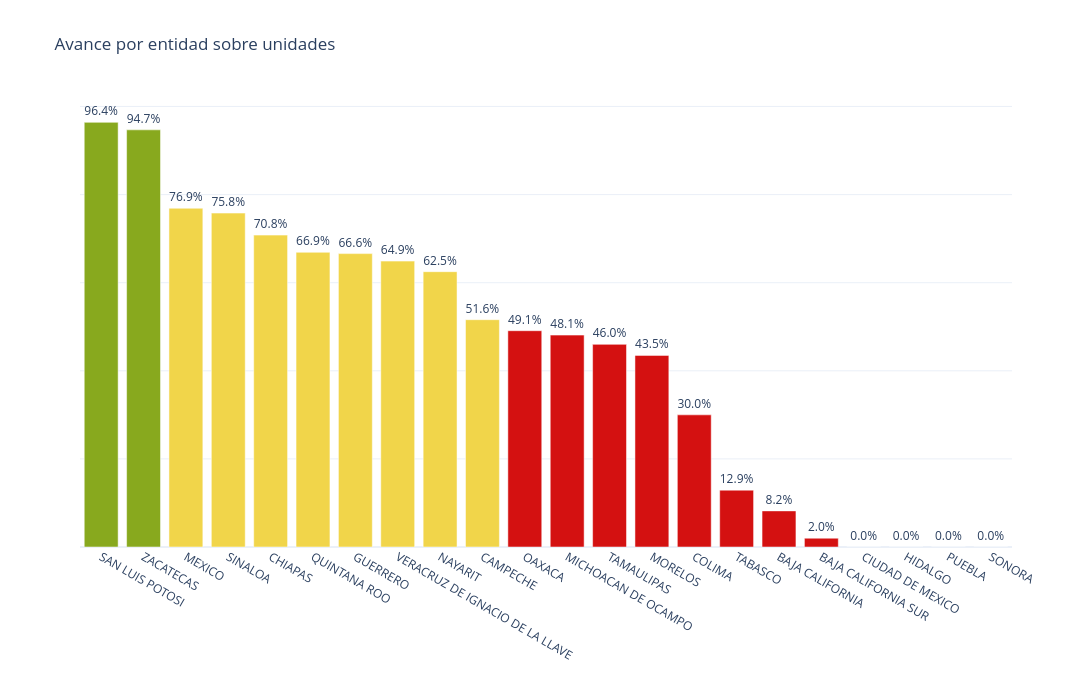

The notebook cell this image was saved under:
### Markdown cell above
## graficas

### Code cell
import plotly.express as px

# Tabla base para la grafica
tabla = tabla_avance.sort_values("porcentaje", ascending=False).copy()

# Lista de CLUES faltantes por entidad para hover
faltantes_hover = (
    faltantes_por_estados
    .groupby("entidad")["clues_imb"]
    .apply(lambda s: "<br>".join(sorted(s.astype(str).unique())))
    .reset_index(name="clues_faltantes_hover")
)

tabla = tabla.merge(faltantes_hover, on="entidad", how="left")
tabla["clues_faltantes_hover"] = tabla["clues_faltantes_hover"].fillna("Sin CLUES faltantes")

# Semaforo de colores
tabla["color"] = tabla["porcentaje"].apply(
    lambda p:
        "#0D5D2A" if p == 100 else
        "#88A91E" if p >= 80 else
        "#F1D54A" if p >= 50 else
        "#D41111"
)

fig = px.bar(
    tabla,
    x="entidad",
    y="porcentaje",
    text="porcentaje",
    title="Avance por entidad sobre unidades",
    custom_data=["clues_faltantes_hover"]
)

fig.update_traces(
    marker_color=tabla["color"],
    texttemplate="%{text:.1f}%",
    textposition="outside",
    hovertemplate="<b>%{x}</b><br>CLUES faltantes:<br>%{customdata[0]}<extra></extra>"
)

fig.update_yaxes(showticklabels=False)

fig.update_layout(
    xaxis_title="",
    yaxis_title="",
    template="plotly_white",
    width=1200,
    height=700
)

fig.show()

### Figure 1 — Plotly figure (JSON) as saved in the notebook; plotly's stock layout.template omitted (floating-point values rounded to 4 significant figures)
{"data": [{"customdata": [["SPIMB001944"], ["ZSIMB001624"], ["MCIMB000902<br>MCIMB000931<br>MCIMB000984<br>MCIMB001001<br>MCIMB001276<br>MCIMB001713<br>MCIMB002075<br>MCIMB002080<br>MCIMB002092<br>MCIMB002104<br>MCIMB002116<br>MCIMB002121<br>MCIMB002133<br>MCIMB002150<br>MCIMB002162<br>MCIMB002174<br>MCIMB002186<br>MCIMB002203<br>MCIMB002430<br>MCIMB002442<br>MCIMB002454<br>MCIMB002466<br>MCIMB002471<br>MCIMB002483<br>MCIMB002495<br>MCIMB002500<br>MCIMB002524<br>MCIMB002536<br>MCIMB003854<br>MCIMB003912<br>MCIMB003982<br>MCIMB005382<br>MCIMB006596<br>MCIMB006613<br>MCIMB006765<br>MCIMB008025<br>MCIMB008054<br>MCIMB008066<br>MCIMB008071<br>MCIMB008865<br>MCIMB008870<br>MCIMB008882<br>MCIMB008906<br>MCIMB009010<br>MCIMB009244<br>MCIMB009355<br>MCIMB009565<br>MCIMB009570<br>MCIMB009582<br>MCIMB010026<br>MCIMB011093"], ["SLIMB000586<br>SLIMB000755<br>SLIMB000760<br>SLIMB000801<br>SLIMB000813<br>SLIMB001402<br>SLIMB001472<br>SLIMB001781<br>SLIMB001793<br>SLIMB001805<br>SLIMB002201<br>SLIMB002283<br>SLIMB002353<br>SLIMB002662<br>SLIMB003012<br>SLIMB003041"], ["CSIMB000076<br>CSIMB001522<br>CSIMB001604<br>CSIMB001621<br>CSIMB002246<br>CSIMB004573<br>CSIMB004882"], ["QRIMB000042<br>QRIMB000095<br>QRIMB000100<br>QRIMB000165<br>QRIMB000223<br>QRIMB000264<br>QRIMB000281<br>QRIMB000310<br>QRIMB000334<br>QRIMB000404<br>QRIMB000486<br>QRIMB000532<br>QRIMB000590<br>QRIMB000602<br>QRIMB000614<br>QRIMB000643<br>QRIMB000672<br>QRIMB000696<br>QRIMB000725<br>QRIMB000742<br>QRIMB000754<br>QRIMB000824<br>QRIMB000836<br>QRIMB000841<br>QRIMB000911<br>QRIMB000935<br>QRIMB000940<br>QRIMB000952<br>QRIMB001005<br>QRIMB001010<br>QRIMB001121<br>QRIMB001162<br>QRIMB001186<br>QRIMB001244<br>QRIMB001273<br>QRIMB001302<br>QRIMB001442<br>QRIMB001553<br>QRIMB001594<br>QRIMB001681<br>QRIMB001746<br>QRIMB001751<br>QRIMB001763<br>QRIMB001915"], ["GRIMB000041<br>GRIMB000065<br>GRIMB000070<br>GRIMB000082<br>GRIMB000164<br>GRIMB000193<br>GRIMB000234<br>GRIMB000251<br>GRIMB000263<br>GRIMB000280<br>GRIMB000374<br>GRIMB000386<br>GRIMB000473<br>GRIMB000642<br>GRIMB000666<br>GRIMB000671<br>GRIMB000683<br>GRIMB000695<br>GRIMB000700<br>GRIMB000712<br>GRIMB000724<br>GRIMB000736<br>GRIMB000741<br>GRIMB000753<br>GRIMB000765<br>GRIMB000770<br>GRIMB000782<br>GRIMB000794<br>GRIMB000806<br>GRIMB000840<br>GRIMB000881<br>GRIMB000893<br>GRIMB001091<br>GRIMB001214<br>GRIMB001330<br>GRIMB001366<br>GRIMB001412<br>GRIMB001424<br>GRIMB001506<br>GRIMB001511<br>GRIMB001523<br>GRIMB001535<br>GRIMB001540<br>GRIMB001552<br>GRIMB001564<br>GRIMB001634<br>GRIMB001646<br>GRIMB001651<br>GRIMB001721<br>GRIMB001856<br>GRIMB001861<br>GRIMB001873<br>GRIMB001926<br>GRIMB001931<br>GRIMB001996<br>GRIMB002141<br>GRIMB002182<br>GRIMB002194<br>GRIMB002206<br>GRIMB002211<br>GRIMB002281<br>GRIMB002293<br>GRIMB002305<br>GRIMB002310<br>GRIMB002322<br>GRIMB002334<br>GRIMB002346<br>GRIMB002351<br>GRIMB002363<br>GRIMB002375<br>GRIMB002380<br>GRIMB002392<br>GRIMB002404<br>GRIMB002416<br>GRIMB002421<br>GRIMB002445<br>GRIMB002450<br>GRIMB002462<br>GRIMB002491<br>GRIMB002561<br>GRIMB002573<br>GRIMB002585<br>GRIMB002590<br>GRIMB002602<br>GRIMB002614<br>GRIMB002631<br>GRIMB002643<br>GRIMB002713<br>GRIMB002976<br>GRIMB002981<br>GRIMB002993<br>GRIMB003220<br>GRIMB003244<br>GRIMB003256<br>GRIMB003261<br>GRIMB003326<br>GRIMB003360<br>GRIMB003384<br>GRIMB003466<br>GRIMB003495<br>GRIMB003635<br>GRIMB003640<br>GRIMB003652<br>GRIMB003693<br>GRIMB003734<br>GRIMB003990<br>GRIMB004113<br>GRIMB004183<br>GRIMB004620<br>GRIMB004632<br>GRIMB004801<br>GRIMB004953<br>GRIMB005303<br>GRIMB005571<br>GRIMB005583<br>GRIMB005595<br>GRIMB005600<br>GRIMB005612<br>GRIMB005624<br>GRIMB005636<br>GRIMB005682<br>GRIMB005694<br>GRIMB005706<br>GRIMB005711<br>GRIMB005723<br>GRIMB005735<br>GRIMB005740<br>GRIMB006172<br>GRIMB006336<br>GRIMB006353<br>GRIMB006394<br>GRIMB006411<br>GRIMB006423<br>GRIMB006505<br>GRIMB006510<br>GRIMB006522<br>GRIMB006534<br>GRIMB006546<br>GRIMB006563<br>GRIMB006575<br>GRIMB006621<br>GRIMB006645<br>GRIMB006674<br>GRIMB006703<br>GRIMB006773<br>GRIMB007036<br>GRIMB007053<br>GRIMB007111<br>GRIMB007123<br>GRIMB007135<br>GRIMB007700<br>GRIMB007794<br>GRIMB007806<br>GRIMB007811<br>GRIMB007823<br>GRIMB007835<br>GRIMB007975<br>GRIMB008156<br>GRIMB008173<br>GRIMB008190<br>GRIMB008214<br>GRIMB008226<br>GRIMB008313<br>GRIMB008325<br>GRIMB008383<br>GRIMB008400<br>GRIMB008412<br>GRIMB008424<br>GRIMB008494<br>GRIMB008511<br>GRIMB008540<br>GRIMB008605<br>GRIMB008646<br>GRIMB008651<br>GRIMB008680<br>GRIMB008704<br>GRIMB008861<br>GRIMB008914<br>GRIMB008955<br>GRIMB008972<br>GRIMB009025<br>GRIMB009165<br>GRIMB009170<br>GRIMB009211<br>GRIMB009235<br>GRIMB009293<br>GRIMB009305<br>GRIMB009375<br>GRIMB009404<br>GRIMB009416<br>GRIMB009655<br>GRIMB009660<br>GRIMB009725<br>GRIMB010413<br>GRIMB010454<br>GRIMB010466<br>GRIMB010483<br>GRIMB010565"], ["VZIMB000633<br>VZIMB000843<br>VZIMB000855<br>VZIMB000860<br>VZIMB000872<br>VZIMB001140<br>VZIMB001770<br>VZIMB002371<br>VZIMB002383<br>VZIMB003375<br>VZIMB003392<br>VZIMB003404<br>VZIMB003445<br>VZIMB003450<br>VZIMB003783<br>VZIMB004273<br>VZIMB005550<br>VZIMB005586<br>VZIMB005591<br>VZIMB005615<br>VZIMB006426<br>VZIMB006431<br>VZIMB007020<br>VZIMB007032<br>VZIMB007633<br>VZIMB008543<br>VZIMB008700"], ["NTIMB000423<br>NTIMB000435<br>NTIMB000440<br>NTIMB000464<br>NTIMB000481<br>NTIMB000493<br>NTIMB000505<br>NTIMB001012<br>NTIMB001094<br>NTIMB001251<br>NTIMB001263<br>NTIMB001321<br>NTIMB001350<br>NTIMB001362<br>NTIMB001391<br>NTIMB001420<br>NTIMB001461<br>NTIMB001601<br>NTIMB001625<br>NTIMB001782<br>NTIMB001794"], ["CCIMB000085<br>CCIMB000090<br>CCIMB000114<br>CCIMB000126<br>CCIMB000464<br>CCIMB000476<br>CCIMB000481<br>CCIMB000493<br>CCIMB000592<br>CCIMB000645<br>CCIMB000650<br>CCIMB000790<br>CCIMB000814<br>CCIMB000826<br>CCIMB000872"], ["OCIMB000024<br>OCIMB000922<br>OCIMB000934<br>OCIMB001395<br>OCIMB001412<br>OCIMB001540<br>OCIMB001552<br>OCIMB001576<br>OCIMB001605<br>OCIMB001955<br>OCIMB002416<br>OCIMB002742<br>OCIMB003582<br>OCIMB004241<br>OCIMB005286<br>OCIMB005484<br>OCIMB005974<br>OCIMB006184<br>OCIMB006592<br>OCIMB006621<br>OCIMB007490<br>OCIMB007526<br>OCIMB007770<br>OCIMB008750<br>OCIMB009112<br>OCIMB009590<br>OCIMB009614"], ["MNIMB000131<br>MNIMB000580<br>MNIMB001205<br>MNIMB001345<br>MNIMB001456<br>MNIMB001502<br>MNIMB001526<br>MNIMB001531<br>MNIMB001543<br>MNIMB002366<br>MNIMB002482<br>MNIMB002914<br>MNIMB002955<br>MNIMB004010"], ["TSIMB000111<br>TSIMB000222<br>TSIMB000321<br>TSIMB000391<br>TSIMB000485<br>TSIMB000613<br>TSIMB000753<br>TSIMB000765<br>TSIMB000770<br>TSIMB000782<br>TSIMB000794<br>TSIMB000806<br>TSIMB000811<br>TSIMB000823<br>TSIMB001074<br>TSIMB001120<br>TSIMB001156<br>TSIMB001173<br>TSIMB001185<br>TSIMB001190<br>TSIMB001272<br>TSIMB001296<br>TSIMB001301<br>TSIMB001313<br>TSIMB001325<br>TSIMB001330<br>TSIMB001342<br>TSIMB001354<br>TSIMB001366<br>TSIMB001441<br>TSIMB001453<br>TSIMB001692<br>TSIMB001716<br>TSIMB001721<br>TSIMB001733<br>TSIMB001762<br>TSIMB001774<br>TSIMB001791<br>TSIMB001803<br>TSIMB001815<br>TSIMB001960<br>TSIMB001972<br>TSIMB001984<br>TSIMB002001<br>TSIMB002013<br>TSIMB002025<br>TSIMB002030<br>TSIMB002042<br>TSIMB002054<br>TSIMB002100<br>TSIMB002124<br>TSIMB002153<br>TSIMB002165<br>TSIMB002235<br>TSIMB002281<br>TSIMB002346<br>TSIMB002375<br>TSIMB002380<br>TSIMB002392<br>TSIMB002503<br>TSIMB002515<br>TSIMB002556<br>TSIMB002573<br>TSIMB002993<br>TSIMB003022<br>TSIMB003034<br>TSIMB003092<br>TSIMB003116<br>TSIMB003121<br>TSIMB003133<br>TSIMB003162<br>TSIMB003174<br>TSIMB003186<br>TSIMB003191<br>TSIMB003203<br>TSIMB003215<br>TSIMB003220<br>TSIMB003232<br>TSIMB003273<br>TSIMB003471<br>TSIMB003565"], ["MSIMB000304<br>MSIMB000333<br>MSIMB000374<br>MSIMB000403<br>MSIMB000415<br>MSIMB000420<br>MSIMB000456<br>MSIMB000461<br>MSIMB000502<br>MSIMB000531<br>MSIMB000543<br>MSIMB000555<br>MSIMB000560<br>MSIMB000584<br>MSIMB000596<br>MSIMB000700<br>MSIMB000712<br>MSIMB000736<br>MSIMB000741<br>MSIMB000765<br>MSIMB000811<br>MSIMB001226<br>MSIMB002095<br>MSIMB002276<br>MSIMB002281<br>MSIMB002375"], ["CMIMB000260<br>CMIMB000296<br>CMIMB000482<br>CMIMB000494<br>CMIMB000506<br>CMIMB000511<br>CMIMB000523<br>CMIMB000535<br>CMIMB000540<br>CMIMB000564<br>CMIMB000576<br>CMIMB000581<br>CMIMB000593<br>CMIMB000622<br>CMIMB000634<br>CMIMB000651<br>CMIMB000680<br>CMIMB000692<br>CMIMB000704<br>CMIMB000716<br>CMIMB000721<br>CMIMB000733<br>CMIMB000750<br>CMIMB000762<br>CMIMB000774<br>CMIMB000791<br>CMIMB000803<br>CMIMB000815<br>CMIMB000820<br>CMIMB000955<br>CMIMB000984<br>CMIMB001001<br>CMIMB001013<br>CMIMB001025<br>CMIMB001030<br>CMIMB001042<br>CMIMB001054<br>CMIMB001066<br>CMIMB001095<br>CMIMB001124<br>CMIMB001293<br>CMIMB001305"], ["TCIMB000045<br>TCIMB000050<br>TCIMB000062<br>TCIMB000074<br>TCIMB000086<br>TCIMB000091<br>TCIMB000120<br>TCIMB000144<br>TCIMB000156<br>TCIMB000161<br>TCIMB000173<br>TCIMB000185<br>TCIMB000535<br>TCIMB000540<br>TCIMB000552<br>TCIMB000564<br>TCIMB000576<br>TCIMB000593<br>TCIMB000610<br>TCIMB000622<br>TCIMB000634<br>TCIMB000646<br>TCIMB000651<br>TCIMB000663<br>TCIMB000680<br>TCIMB000692<br>TCIMB000704<br>TCIMB000721<br>TCIMB000733<br>TCIMB000745<br>TCIMB000750<br>TCIMB000820<br>TCIMB000832<br>TCIMB000844<br>TCIMB000856<br>TCIMB000861<br>TCIMB000873<br>TCIMB000885<br>TCIMB000890<br>TCIMB000926<br>TCIMB000943<br>TCIMB000960<br>TCIMB001001<br>TCIMB001013<br>TCIMB001030<br>TCIMB001042<br>TCIMB001054<br>TCIMB001100<br>TCIMB001124<br>TCIMB001165<br>TCIMB001170<br>TCIMB001182<br>TCIMB001206<br>TCIMB001223<br>TCIMB001235<br>TCIMB001264<br>TCIMB002746<br>TCIMB002780<br>TCIMB002903<br>TCIMB003154<br>TCIMB003270<br>TCIMB003381<br>TCIMB003603<br>TCIMB003620<br>TCIMB003632<br>TCIMB003644<br>TCIMB003661<br>TCIMB003690<br>TCIMB003702<br>TCIMB003714<br>TCIMB003726<br>TCIMB003731<br>TCIMB003743<br>TCIMB003755<br>TCIMB003760<br>TCIMB003784<br>TCIMB003796<br>TCIMB003813<br>TCIMB003825<br>TCIMB003900<br>TCIMB003912<br>TCIMB003924<br>TCIMB003936<br>TCIMB004134<br>TCIMB004233<br>TCIMB004286<br>TCIMB004315<br>TCIMB004320<br>TCIMB004385<br>TCIMB004402<br>TCIMB004414<br>TCIMB004426<br>TCIMB004455<br>TCIMB004460<br>TCIMB004496<br>TCIMB004501<br>TCIMB004525<br>TCIMB004542<br>TCIMB004554<br>TCIMB004566<br>TCIMB004571<br>TCIMB004595<br>TCIMB004600<br>TCIMB004665<br>TCIMB004694<br>TCIMB004706<br>TCIMB004740<br>TCIMB004752<br>TCIMB004846<br>TCIMB004991<br>TCIMB005126<br>TCIMB005336<br>TCIMB005370<br>TCIMB005411<br>TCIMB005510"], ["BCIMB000051<br>BCIMB000063<br>BCIMB000075<br>BCIMB000104<br>BCIMB000116<br>BCIMB000121<br>BCIMB000133<br>BCIMB000162<br>BCIMB000186<br>BCIMB000191<br>BCIMB000285<br>BCIMB000372<br>BCIMB000384<br>BCIMB000396<br>BCIMB000401<br>BCIMB000413<br>BCIMB000425<br>BCIMB000430<br>BCIMB000442<br>BCIMB000454<br>BCIMB000466<br>BCIMB000471<br>BCIMB000483<br>BCIMB000495<br>BCIMB000594<br>BCIMB000606<br>BCIMB000635<br>BCIMB000640<br>BCIMB000693<br>BCIMB000845<br>BCIMB000850<br>BCIMB000862<br>BCIMB000874<br>BCIMB000886<br>BCIMB000891<br>BCIMB000903<br>BCIMB000915<br>BCIMB000920<br>BCIMB000932<br>BCIMB000944<br>BCIMB000956<br>BCIMB000961<br>BCIMB000973<br>BCIMB000985<br>BCIMB001002<br>BCIMB001014<br>BCIMB001026<br>BCIMB001031<br>BCIMB001043<br>BCIMB001055<br>BCIMB001060<br>BCIMB001072<br>BCIMB001096<br>BCIMB001101<br>BCIMB001270<br>BCIMB001410<br>BCIMB001446<br>BCIMB001451<br>BCIMB001475<br>BCIMB001504<br>BCIMB001516<br>BCIMB001521<br>BCIMB001620<br>BCIMB001661<br>BCIMB001731<br>BCIMB001755<br>BCIMB001760"], ["BSIMB000013<br>BSIMB000025<br>BSIMB000054<br>BSIMB000066<br>BSIMB000071<br>BSIMB000083<br>BSIMB000095<br>BSIMB000100<br>BSIMB000112<br>BSIMB000136<br>BSIMB000153<br>BSIMB000165<br>BSIMB000170<br>BSIMB000182<br>BSIMB000194<br>BSIMB000206<br>BSIMB000211<br>BSIMB000235<br>BSIMB000264<br>BSIMB000276<br>BSIMB000281<br>BSIMB000293<br>BSIMB000305<br>BSIMB000310<br>BSIMB000322<br>BSIMB000334<br>BSIMB000351<br>BSIMB000363<br>BSIMB000375<br>BSIMB000380<br>BSIMB000392<br>BSIMB000404<br>BSIMB000416<br>BSIMB000421<br>BSIMB000433<br>BSIMB000445<br>BSIMB000450<br>BSIMB000462<br>BSIMB000474<br>BSIMB000486<br>BSIMB000491<br>BSIMB000515<br>BSIMB000532<br>BSIMB000684<br>BSIMB000696<br>BSIMB000701<br>BSIMB000725<br>BSIMB000730<br>BSIMB000771<br>BSIMB000800"], ["DFIMB000055<br>DFIMB000060<br>DFIMB000072<br>DFIMB000084<br>DFIMB000096<br>DFIMB000101<br>DFIMB000113<br>DFIMB000125<br>DFIMB000130<br>DFIMB000154<br>DFIMB000166<br>DFIMB000171<br>DFIMB000195<br>DFIMB000200<br>DFIMB000212<br>DFIMB000224<br>DFIMB000236<br>DFIMB000241<br>DFIMB000253<br>DFIMB000265<br>DFIMB000270<br>DFIMB000282<br>DFIMB000294<br>DFIMB000306<br>DFIMB000311<br>DFIMB000323<br>DFIMB000335<br>DFIMB000340<br>DFIMB000364<br>DFIMB000376<br>DFIMB000381<br>DFIMB000393<br>DFIMB000405<br>DFIMB000463<br>DFIMB000475<br>DFIMB000480<br>DFIMB000492<br>DFIMB000504<br>DFIMB000516<br>DFIMB000521<br>DFIMB000533<br>DFIMB000545<br>DFIMB000550<br>DFIMB000562<br>DFIMB000574<br>DFIMB000586<br>DFIMB000591<br>DFIMB000603<br>DFIMB000615<br>DFIMB000620<br>DFIMB000632<br>DFIMB000644<br>DFIMB000656<br>DFIMB000661<br>DFIMB000673<br>DFIMB000685<br>DFIMB000690<br>DFIMB000702<br>DFIMB000714<br>DFIMB000726<br>DFIMB000731<br>DFIMB000743<br>DFIMB000755<br>DFIMB000772<br>DFIMB000784<br>DFIMB000796<br>DFIMB000801<br>DFIMB000813<br>DFIMB000854<br>DFIMB000871<br>DFIMB000883<br>DFIMB000895<br>DFIMB000900<br>DFIMB000912<br>DFIMB000924<br>DFIMB000936<br>DFIMB000941<br>DFIMB000953<br>DFIMB000965<br>DFIMB000970<br>DFIMB000982<br>DFIMB000994<br>DFIMB001006<br>DFIMB001011<br>DFIMB001023<br>DFIMB001035<br>DFIMB001040<br>DFIMB001052<br>DFIMB001076<br>DFIMB001081<br>DFIMB001093<br>DFIMB001105<br>DFIMB001122<br>DFIMB001134<br>DFIMB001146<br>DFIMB001262<br>DFIMB001274<br>DFIMB001286<br>DFIMB001291<br>DFIMB001303<br>DFIMB001320<br>DFIMB001332<br>DFIMB001344<br>DFIMB001356<br>DFIMB001361<br>DFIMB001373<br>DFIMB001390<br>DFIMB001402<br>DFIMB001426<br>DFIMB001443<br>DFIMB001455<br>DFIMB001472<br>DFIMB001484<br>DFIMB001496<br>DFIMB001501<br>DFIMB001513<br>DFIMB001525<br>DFIMB001530<br>DFIMB001542<br>DFIMB001554<br>DFIMB001566<br>DFIMB001571<br>DFIMB001583<br>DFIMB001595<br>DFIMB001600<br>DFIMB001612<br>DFIMB001624<br>DFIMB001636<br>DFIMB001641<br>DFIMB001653<br>DFIMB001665<br>DFIMB001670<br>DFIMB001682<br>DFIMB001723<br>DFIMB001735<br>DFIMB001740<br>DFIMB001752<br>DFIMB001764<br>DFIMB001776<br>DFIMB001781<br>DFIMB001793<br>DFIMB001805<br>DFIMB001810<br>DFIMB001846<br>DFIMB001851<br>DFIMB001945<br>DFIMB001950<br>DFIMB001974<br>DFIMB001986<br>DFIMB001991<br>DFIMB002032<br>DFIMB002044<br>DFIMB002056<br>DFIMB002061<br>DFIMB002073<br>DFIMB002126<br>DFIMB002131<br>DFIMB002143<br>DFIMB002155<br>DFIMB002160<br>DFIMB002172<br>DFIMB002184<br>DFIMB002196<br>DFIMB002201<br>DFIMB002213<br>DFIMB002225<br>DFIMB002230<br>DFIMB002242<br>DFIMB002254<br>DFIMB002295<br>DFIMB002312<br>DFIMB002394<br>DFIMB002406<br>DFIMB002423<br>DFIMB002452<br>DFIMB002464<br>DFIMB002476<br>DFIMB002481<br>DFIMB002493<br>DFIMB002505<br>DFIMB002510<br>DFIMB002522<br>DFIMB002534<br>DFIMB002580<br>DFIMB003111<br>DFIMB003123<br>DFIMB003140<br>DFIMB003164<br>DFIMB003176<br>DFIMB003181<br>DFIMB003193<br>DFIMB003205"], ["HGIMB000530<br>HGIMB002292<br>HGIMB002316<br>HGIMB002321<br>HGIMB002345<br>HGIMB002350<br>HGIMB002362<br>HGIMB002374<br>HGIMB002386<br>HGIMB002391<br>HGIMB002403<br>HGIMB002456<br>HGIMB003016<br>HGIMB003021<br>HGIMB003173<br>HGIMB003190<br>HGIMB003400<br>HGIMB003762<br>HGIMB003774<br>HGIMB003844<br>HGIMB003890<br>HGIMB004276<br>HGIMB004404<br>HGIMB004783"], ["PLIMB000281<br>PLIMB001804<br>PLIMB001821<br>PLIMB001833<br>PLIMB001845<br>PLIMB001862<br>PLIMB001886<br>PLIMB001891<br>PLIMB001903<br>PLIMB003810<br>PLIMB005280<br>PLIMB005543<br>PLIMB005560<br>PLIMB005864<br>PLIMB005975<br>PLIMB006902"], ["SRIMB000045<br>SRIMB000062<br>SRIMB000086<br>SRIMB000103<br>SRIMB000115<br>SRIMB000120<br>SRIMB000132<br>SRIMB000161<br>SRIMB000173<br>SRIMB000185<br>SRIMB000190<br>SRIMB000226<br>SRIMB000231<br>SRIMB000243<br>SRIMB000255<br>SRIMB000260<br>SRIMB000284<br>SRIMB000301<br>SRIMB000313<br>SRIMB000325<br>SRIMB000400<br>SRIMB000412<br>SRIMB000441<br>SRIMB000465<br>SRIMB000470<br>SRIMB000482<br>SRIMB000494<br>SRIMB000506<br>SRIMB000564<br>SRIMB000593<br>SRIMB000605<br>SRIMB000610<br>SRIMB000622<br>SRIMB000651<br>SRIMB000663<br>SRIMB000820<br>SRIMB000832<br>SRIMB000861<br>SRIMB000890<br>SRIMB000943<br>SRIMB000955<br>SRIMB000960<br>SRIMB000972<br>SRIMB000984<br>SRIMB000996<br>SRIMB001001<br>SRIMB001013<br>SRIMB001025<br>SRIMB001030<br>SRIMB001042<br>SRIMB001066<br>SRIMB001071<br>SRIMB001083<br>SRIMB001100<br>SRIMB001112<br>SRIMB001124<br>SRIMB001136<br>SRIMB001141<br>SRIMB001334<br>SRIMB001346<br>SRIMB001375<br>SRIMB001380<br>SRIMB001392<br>SRIMB001416<br>SRIMB001421<br>SRIMB001433<br>SRIMB001445<br>SRIMB001474<br>SRIMB001515<br>SRIMB001520<br>SRIMB001573<br>SRIMB001585<br>SRIMB001590<br>SRIMB001631<br>SRIMB001643<br>SRIMB001655<br>SRIMB001672<br>SRIMB001684<br>SRIMB001696<br>SRIMB001701<br>SRIMB001725<br>SRIMB001754<br>SRIMB001771<br>SRIMB001795<br>SRIMB001800<br>SRIMB001812<br>SRIMB001841<br>SRIMB001853<br>SRIMB001865<br>SRIMB001870<br>SRIMB001882<br>SRIMB001894<br>SRIMB001906<br>SRIMB001911<br>SRIMB001923<br>SRIMB001935<br>SRIMB001952<br>SRIMB001976<br>SRIMB001981<br>SRIMB001993<br>SRIMB002005<br>SRIMB002010<br>SRIMB002022<br>SRIMB002034<br>SRIMB002046<br>SRIMB002051<br>SRIMB002133<br>SRIMB002145<br>SRIMB002150<br>SRIMB002162<br>SRIMB002232<br>SRIMB002331<br>SRIMB002343<br>SRIMB002384<br>SRIMB002396<br>SRIMB002401<br>SRIMB002413<br>SRIMB002430<br>SRIMB002565<br>SRIMB002570<br>SRIMB002763<br>SRIMB002780<br>SRIMB002804"]], "hovertemplate": "<b>%{x}</b><br>CLUES faltantes:<br>%{customdata[0]}<extra></extra>", "legendgroup": "", "marker": {"color": ["#88A91E", "#88A91E", "#F1D54A", "#F1D54A", "#F1D54A", "#F1D54A", "#F1D54A", "#F1D54A", "#F1D54A", "#F1D54A", "#D41111", "#D41111", "#D41111", "#D41111", "#D41111", "#D41111", "#D41111", "#D41111", "#D41111", "#D41111", "#D41111", "#D41111"], "pattern": {"shape": ""}}, "name": "", "orientation": "v", "showlegend": false, "text": [96.4, 94.7, 76.9, 75.8, 70.8, 66.9, 66.6, 64.9, 62.5, 51.6, 49.1, 48.1, 46.0, 43.5, 30.0, 12.9, 8.2, 2.0, 0.0, 0.0, 0.0, 0.0], "textposition": "outside", "texttemplate": "%{text:.1f}%", "type": "bar", "x": ["SAN LUIS POTOSI", "ZACATECAS", "MEXICO", "SINALOA", "CHIAPAS", "QUINTANA ROO", "GUERRERO", "VERACRUZ DE IGNACIO DE LA LLAVE", "NAYARIT", "CAMPECHE", "OAXACA", "MICHOACAN DE OCAMPO", "TAMAULIPAS", "MORELOS", "COLIMA", "TABASCO", "BAJA CALIFORNIA", "BAJA CALIFORNIA SUR", "CIUDAD DE MEXICO", "HIDALGO", "PUEBLA", "SONORA"], "xaxis": "x", "y": [96.4, 94.7, 76.9, 75.8, 70.8, 66.9, 66.6, 64.9, 62.5, 51.6, 49.1, 48.1, 46.0, 43.5, 30.0, 12.9, 8.2, 2.0, 0.0, 0.0, 0.0, 0.0], "yaxis": "y"}], "layout": {"barmode": "relative", "height": 700, "legend": {"tracegroupgap": 0}, "title": {"text": "Avance por entidad sobre unidades"}, "width": 1200, "xaxis": {"anchor": "y", "domain": [0, 1], "title": {"text": ""}}, "yaxis": {"anchor": "x", "domain": [0, 1], "showticklabels": false, "title": {"text": ""}}}}
